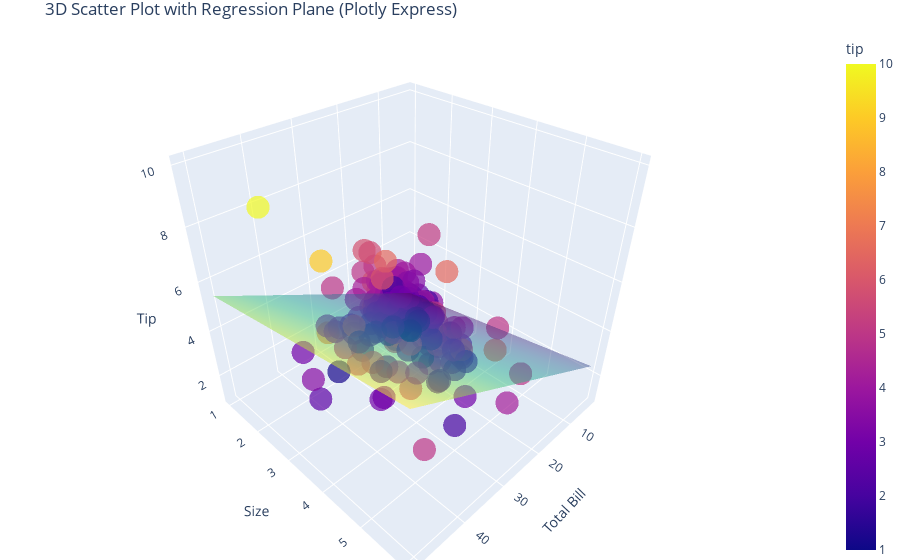

The notebook cell saved with this chart:
### Code cell
import plotly.express as px
import plotly.graph_objects as go

# Refit model on unscaled data for easy interpretation
model_3d = LinearRegression()
model_3d.fit(X_train, y_train)

# Create a meshgrid for the regression plane
x_range = np.linspace(X['total_bill'].min(), X['total_bill'].max(), 50)
y_range = np.linspace(X['size'].min(), X['size'].max(), 50)
x_mesh, y_mesh = np.meshgrid(x_range, y_range)
z_mesh = model_3d.predict(np.c_[x_mesh.ravel(), y_mesh.ravel()]).reshape(x_mesh.shape)

# Use plotly express for 3D scatter
fig = px.scatter_3d(
    df, x='total_bill', y='size', z='tip',
    color='tip', opacity=0.7,
    title='3D Scatter Plot with Regression Plane (Plotly Express)'
)

# Add regression plane using go.Surface
fig.add_trace(
    go.Surface(
        x=x_range,
        y=y_range,
        z=z_mesh,
        colorscale='Viridis',
        opacity=0.5,
        name='Regression Plane',
        showscale=False
    )
)

# Update axes labels
fig.update_layout(
    scene=dict(
        xaxis_title='Total Bill',
        yaxis_title='Size',
        zaxis_title='Tip'
    ),
    margin=dict(l=0, r=0, b=0, t=30)
)

fig.show()

### Figure 1 — Plotly figure (JSON) as saved in the notebook; plotly's stock layout.template omitted (floating-point values rounded to 4 significant figures; data arrays with more than 128 entries replaced by an {"elided": "..."} marker saying what was removed)
{"data": [{"hovertemplate": "total_bill=%{x}<br>size=%{y}<br>tip=%{marker.color}<extra></extra>", "legendgroup": "", "marker": {"color": {"elided": "244 float values"}, "coloraxis": "coloraxis", "opacity": 0.7, "symbol": "circle"}, "mode": "markers", "name": "", "scene": "scene", "showlegend": false, "type": "scatter3d", "x": {"elided": "244 float values"}, "y": {"elided": "244 int values"}, "z": {"elided": "244 float values"}}, {"colorscale": [[0, "#440154"], [0.1111, "#482878"], [0.2222, "#3e4989"], [0.3333, "#31688e"], [0.4444, "#26828e"], [0.5556, "#1f9e89"], [0.6667, "#35b779"], [0.7778, "#6ece58"], [0.8889, "#b5de2b"], [1, "#fde725"]], "name": "Regression Plane", "opacity": 0.5, "showscale": false, "type": "surface", "x": [3.07, 4.044, 5.019, 5.993, 6.967, 7.941, 8.916, 9.89, 10.86, 11.84, 12.81, 13.79, 14.76, 15.74, 16.71, 17.68, 18.66, 19.63, 20.61, 21.58, 22.56, 23.53, 24.5, 25.48, 26.45, 27.43, 28.4, 29.38, 30.35, 31.32, 32.3, 33.27, 34.25, 35.22, 36.2, 37.17, 38.14, 39.12, 40.09, 41.07, 42.04, 43.02, 43.99, 44.96, 45.94, 46.91, 47.89, 48.86, 49.84, 50.81], "y": [1, 1.102, 1.204, 1.306, 1.408, 1.51, 1.612, 1.714, 1.816, 1.918, 2.02, 2.122, 2.224, 2.327, 2.429, 2.531, 2.633, 2.735, 2.837, 2.939, 3.041, 3.143, 3.245, 3.347, 3.449, 3.551, 3.653, 3.755, 3.857, 3.959, 4.061, 4.163, 4.265, 4.367, 4.469, 4.571, 4.673, 4.776, 4.878, 4.98, 5.082, 5.184, 5.286, 5.388, 5.49, 5.592, 5.694, 5.796, 5.898, 6], "z": {"elided": "50x50 float values"}}], "layout": {"coloraxis": {"colorbar": {"title": {"text": "tip"}}, "colorscale": [[0, "#0d0887"], [0.1111, "#46039f"], [0.2222, "#7201a8"], [0.3333, "#9c179e"], [0.4444, "#bd3786"], [0.5556, "#d8576b"], [0.6667, "#ed7953"], [0.7778, "#fb9f3a"], [0.8889, "#fdca26"], [1, "#f0f921"]]}, "legend": {"tracegroupgap": 0}, "margin": {"b": 0, "l": 0, "r": 0, "t": 30}, "scene": {"domain": {"x": [0, 1], "y": [0, 1]}, "xaxis": {"title": {"text": "Total Bill"}}, "yaxis": {"title": {"text": "Size"}}, "zaxis": {"title": {"text": "Tip"}}}, "title": {"text": "3D Scatter Plot with Regression Plane (Plotly Express)"}}}
